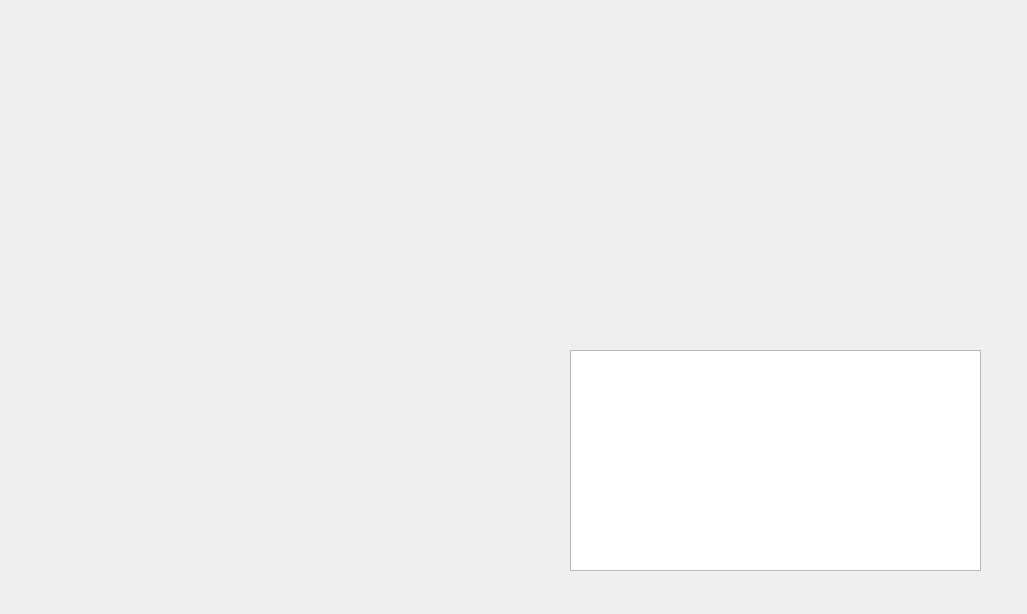
<?xml version="1.0" encoding="UTF-8"?>
<ui version="4.0">
 <class>PRWindow</class>
 <widget class="QDialog" name="PRWindow">
  <property name="enabled">
   <bool>true</bool>
  </property>
  <property name="geometry">
   <rect>
    <x>0</x>
    <y>0</y>
    <width>1027</width>
    <height>614</height>
   </rect>
  </property>
  <property name="windowTitle">
   <string>PRWindow</string>
  </property>
  <widget class="QWidget" name="gridLayoutWidget">
   <property name="geometry">
    <rect>
     <x>30</x>
     <y>50</y>
     <width>861</width>
     <height>151</height>
    </rect>
   </property>
   <layout class="QGridLayout" name="RadioButtonLayout"/>
  </widget>
  <widget class="QTextEdit" name="result">
   <property name="geometry">
    <rect>
     <x>570</x>
     <y>350</y>
     <width>411</width>
     <height>221</height>
    </rect>
   </property>
  </widget>
  <widget class="QWidget" name="gridLayoutWidget_2">
   <property name="geometry">
    <rect>
     <x>30</x>
     <y>240</y>
     <width>501</width>
     <height>331</height>
    </rect>
   </property>
   <layout class="QGridLayout" name="gridLayout"/>
  </widget>
  <widget class="QWidget" name="verticalLayoutWidget_2">
   <property name="geometry">
    <rect>
     <x>640</x>
     <y>230</y>
     <width>241</width>
     <height>101</height>
    </rect>
   </property>
   <layout class="QVBoxLayout" name="btnLayout"/>
  </widget>
 </widget>
 <resources/>
 <connections/>
</ui>
